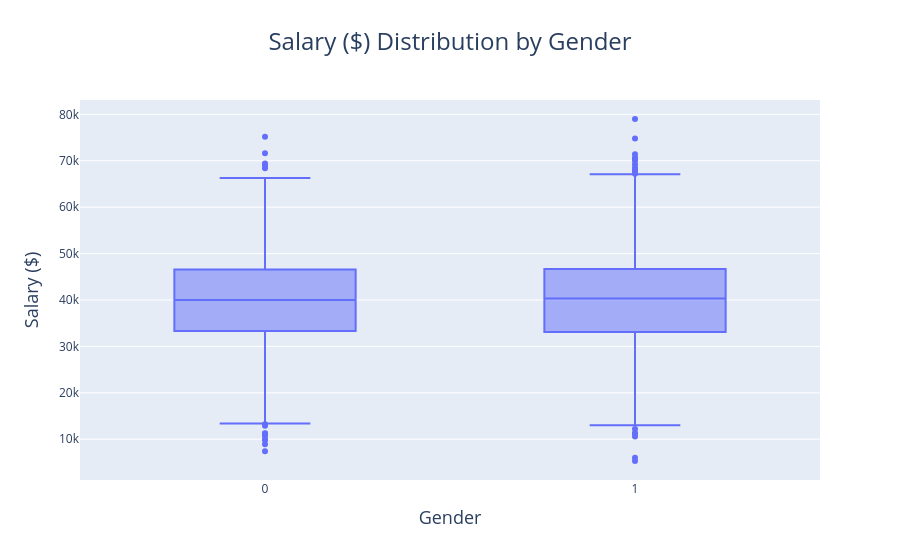
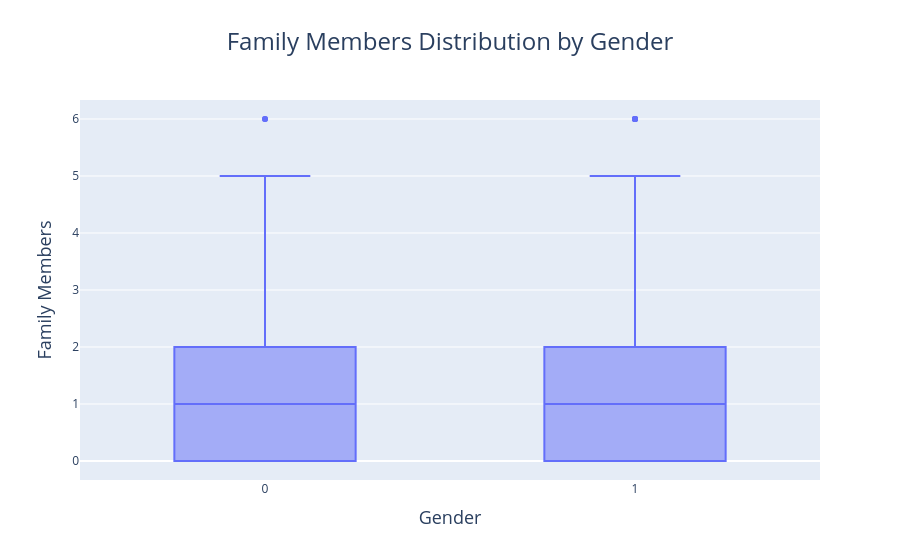
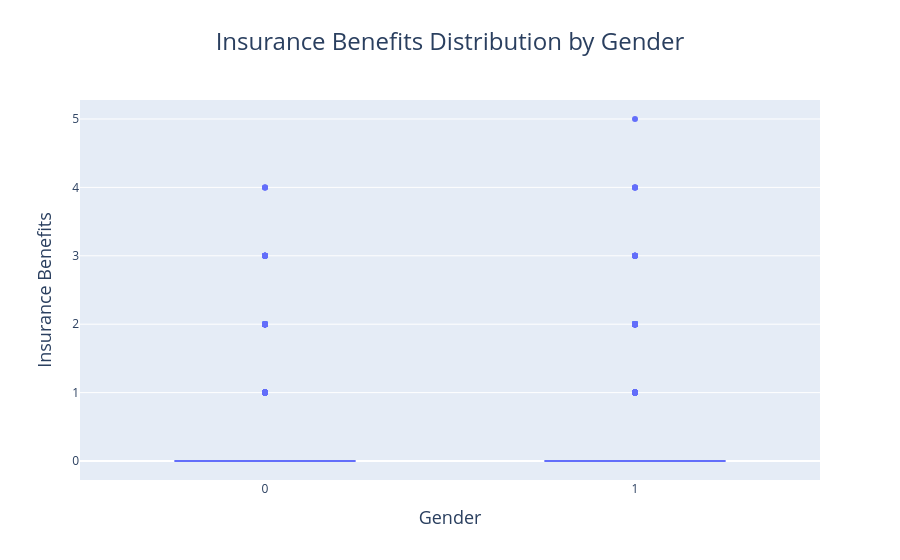

The cell these charts' notebook holds for them, in order:
### Code cell
# Show plots
fig_salary_box.show()
fig_family_members_box.show()
fig_insurance_benefits_box.show()

### Figure 1 — Plotly figure (JSON) as saved in the notebook; plotly's stock layout.template omitted (floating-point values rounded to 4 significant figures; data arrays with more than 128 entries replaced by an {"elided": "..."} marker saying what was removed)
{"data": [{"alignmentgroup": "True", "hovertemplate": "Gender=%{x}<br>Salary ($)=%{y}<extra></extra>", "legendgroup": "", "marker": {"color": "#636efa"}, "name": "", "notched": false, "offsetgroup": "", "orientation": "v", "showlegend": false, "type": "box", "x": {"elided": "4847 int values"}, "x0": " ", "xaxis": "x", "y": {"elided": "4847 float values"}, "y0": " ", "yaxis": "y"}], "layout": {"autosize": true, "boxmode": "group", "legend": {"tracegroupgap": 0}, "title": {"font": {"size": 24}, "text": "Salary ($) Distribution by Gender", "x": 0.5}, "xaxis": {"anchor": "y", "autorange": true, "domain": [0, 1], "range": [-0.5, 1.5], "title": {"font": {"size": 18}, "text": "Gender"}, "type": "linear"}, "yaxis": {"anchor": "x", "autorange": true, "domain": [0, 1], "range": [1206.0, 83090.0], "title": {"font": {"size": 18}, "text": "Salary ($)"}, "type": "linear"}}}

### Figure 2 — Plotly figure (JSON) as saved in the notebook; plotly's stock layout.template omitted (floating-point values rounded to 4 significant figures; data arrays with more than 128 entries replaced by an {"elided": "..."} marker saying what was removed)
{"data": [{"alignmentgroup": "True", "hovertemplate": "Gender=%{x}<br>Family Members=%{y}<extra></extra>", "legendgroup": "", "marker": {"color": "#636efa"}, "name": "", "notched": false, "offsetgroup": "", "orientation": "v", "showlegend": false, "type": "box", "x": {"elided": "4847 int values"}, "x0": " ", "xaxis": "x", "y": {"elided": "4847 int values"}, "y0": " ", "yaxis": "y"}], "layout": {"autosize": true, "boxmode": "group", "legend": {"tracegroupgap": 0}, "title": {"font": {"size": 24}, "text": "Family Members Distribution by Gender", "x": 0.5}, "xaxis": {"anchor": "y", "autorange": true, "domain": [0, 1], "range": [-0.5, 1.5], "title": {"font": {"size": 18}, "text": "Gender"}, "type": "linear"}, "yaxis": {"anchor": "x", "autorange": true, "domain": [0, 1], "range": [-0.3333, 6.333], "title": {"font": {"size": 18}, "text": "Family Members"}, "type": "linear"}}}

### Figure 3 — Plotly figure (JSON) as saved in the notebook; plotly's stock layout.template omitted (floating-point values rounded to 4 significant figures; data arrays with more than 128 entries replaced by an {"elided": "..."} marker saying what was removed)
{"data": [{"alignmentgroup": "True", "hovertemplate": "Gender=%{x}<br>Insurance Benefits=%{y}<extra></extra>", "legendgroup": "", "marker": {"color": "#636efa"}, "name": "", "notched": false, "offsetgroup": "", "orientation": "v", "showlegend": false, "type": "box", "x": {"elided": "4847 int values"}, "x0": " ", "xaxis": "x", "y": {"elided": "4847 int values"}, "y0": " ", "yaxis": "y"}], "layout": {"autosize": true, "boxmode": "group", "legend": {"tracegroupgap": 0}, "title": {"font": {"size": 24}, "text": "Insurance Benefits Distribution by Gender", "x": 0.5}, "xaxis": {"anchor": "y", "autorange": true, "domain": [0, 1], "range": [-0.5, 1.5], "title": {"font": {"size": 18}, "text": "Gender"}, "type": "linear"}, "yaxis": {"anchor": "x", "autorange": true, "domain": [0, 1], "range": [-0.2778, 5.278], "title": {"font": {"size": 18}, "text": "Insurance Benefits"}, "type": "linear"}}}
